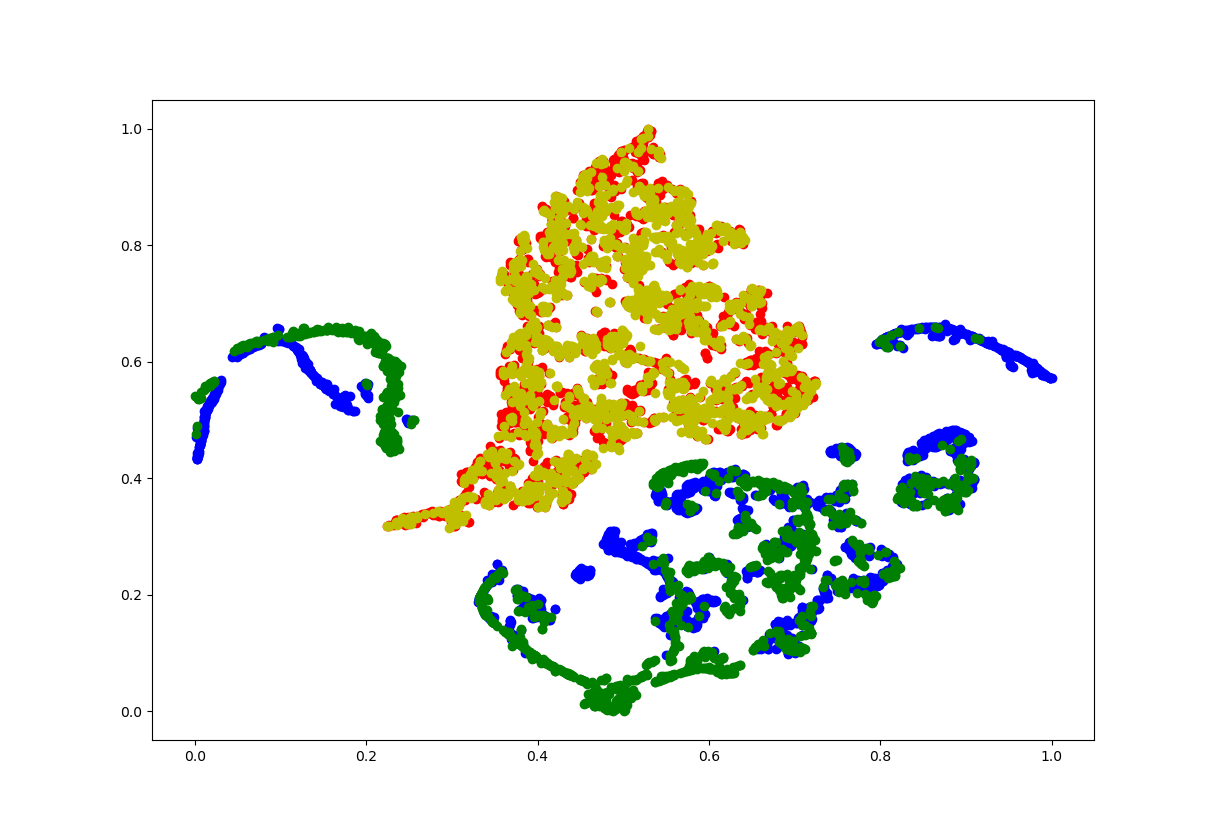

This figure's Python source:
from typing_extensions import final
import config
import torch
from torch.utils.data import Dataset, DataLoader
# from torchvision.models.resnet import resnet50
from resnet_tnse import resnet50
import torch.nn as nn
import tqdm
import numpy as np
import matplotlib
import matplotlib.pyplot as plt

from dataset_shift import test_loader_out, test_loader_in
from dataset import test_loader, test_loader_noise

import torchvision.models as models

import matplotlib.pyplot as plt
import matplotlib.image as Image
# from PIL import Image
import cv2
import math

from sklearn.manifold import TSNE

sequence_length = config.SEQ_LENGTH
past_trajectory = config.HISTORY
history_frames = past_trajectory*2 + 3
total_maneuvers = ["none", "straight", "right", "left"]

#set random seeds
np.random.seed(config.seed)
torch.manual_seed(config.seed)
torch.cuda.manual_seed(config.seed)
torch.cuda.manual_seed_all(config.seed)


def set_training_mode_for_dropout(net, training=True):
    """Set Dropout mode to train or eval."""

    for m in net.modules():
#        print(m.__class__.__name__)
        if m.__class__.__name__.startswith('Dropout'):
            if training==True:
                m.train()
            else:
                m.eval()
    return net        


# Model Creation
def build_model() -> torch.nn.Module:
    # load pre-trained Conv2D model
    # '''
    model = resnet50(pretrained=True, p=config.dropout_prob)

    # change input channels number to match the rasterizer's output
    if config.DATASET == "SHIFT":
        num_in_channels = 25
    else:
        num_in_channels = 3 + (2*past_trajectory)

    model.conv1 = nn.Conv2d(
        num_in_channels,
        model.conv1.out_channels,
        kernel_size=model.conv1.kernel_size,
        stride=model.conv1.stride,
        padding=model.conv1.padding,
        bias=False,
    )
    # change output size to (X, Y) * number of future states

    if config.future_prediction > 0:
        num_targets = 2 * config.future_prediction
    else:
        num_targets = 2 * (sequence_length - past_trajectory)

    model.fc = nn.Linear(in_features=2048, out_features=num_targets)

    return model

model = build_model().to(config.DEVICE)
# print(model)

if config.MULTIPLE_GPU:
    model = torch.nn.DataParallel(model, device_ids=[0,1]).cuda()
else:
    model = torch.nn.DataParallel(model, device_ids=[config.cuda_device]).cuda()

model.to(config.DEVICE)

# # load the model checkpoint
print('Loading checkpoint')
checkpoint = torch.load(f"{config.OUTPUT_PATH}/{config.BEST_EPOCH}")
# checkpoint = torch.load(config.model_path)
# checkpoint = torch.load("/home/neslihan/akash/datasets/lyft_10_30_9000_balanced/outputs_uncertainty_all/best_epoch_MSE_.pth")
# checkpoint = torch.load("/home/neslihan/akash/datasets/lyft_10_30_9000_balanced/outputs/best_epoch_MSE_.pth")

model_epoch = checkpoint['epoch']
# load model weights state_dict
model.load_state_dict(checkpoint['model_state_dict'])#, strict=False) # Error(s) in loading state_dict for ResNet: -> added strict-False
print('Loaded checkpoint at epoch', model_epoch)

print('run')

counter_1 = 0


features = None
model.eval()

with torch.no_grad():

    for i, data in enumerate(test_loader):

        if config.DATASET == "SHIFT":
            image, keypoints, availability = data['image'].to(config.DEVICE), torch.squeeze(data['keypoints'].to(config.DEVICE)), torch.squeeze(data['availability'].to(config.DEVICE))
        else:
            image, keypoints, availability, seq_id, image_agent, centroid_current, history_traj, history_traj_availability, maneuver_label = data['image'].to(config.DEVICE), torch.squeeze(data['keypoints'].to(config.DEVICE)), torch.squeeze(data['availability'].to(config.DEVICE)), torch.squeeze(data['seq_id'].to(config.DEVICE)), torch.squeeze(data['current_agent_i'].to(config.DEVICE)), torch.squeeze(data['centroid_current'].to(config.DEVICE)), torch.squeeze(data['history_traj'].to(config.DEVICE)), torch.squeeze(data['history_traj_availability'].to(config.DEVICE)), torch.squeeze(data['maneuver_label'].to(config.DEVICE))

        # model = set_training_mode_for_dropout(model, True)
        # outputs, _ = model.forward(image)
        outputs = model(image) #outputs=model(image).reshape(keypoints.shape)-->since we flattened the keypoints, no need for reshaping
        # outputs = torch.squeeze(model(image), 0) #outputs=model(image).reshape(keypoints.shape)-->since we flattened the keypoints, no need for reshaping
        # outputs = outputs.view(keypoints.shape[0], -1)

        current_features = outputs.detach().cpu().numpy()
        if features is not None:
            features = np.concatenate((features, current_features))
        else:
            features = current_features

        # counter_1 += 1
        # if counter_1 == 1000:
        #     break

counter_1 = 0

with torch.no_grad():

    for i, data in enumerate(test_loader_noise):

        image, keypoints, availability = data['image'].to(config.DEVICE), torch.squeeze(data['keypoints'].to(config.DEVICE)), torch.squeeze(data['availability'].to(config.DEVICE))

        # model = set_training_mode_for_dropout(model, True)
        # outputs, _ = model.forward(image)
        outputs = model(image) #outputs=model(image).reshape(keypoints.shape)-->since we flattened the keypoints, no need for reshaping
        # outputs = torch.squeeze(model(image), 0) #outputs=model(image).reshape(keypoints.shape)-->since we flattened the keypoints, no need for reshaping
        # outputs = outputs.view(keypoints.shape[0], -1)

        current_features = outputs.detach().cpu().numpy()
        if features is not None:
            features = np.concatenate((features, current_features))
        else:
            features = current_features

        # counter_1 += 1
        # if counter_1 == 1000:
        #     break

# scale and move the coordinates so they fit [0; 1] range
def scale_to_01_range(x):
    # compute the distribution range
    value_range = (np.max(x) - np.min(x))

    # move the distribution so that it starts from zero
    # by extracting the minimal value from all its values
    starts_from_zero = x - np.min(x)

    # make the distribution fit [0; 1] by dividing by its range
    return starts_from_zero / value_range

# tsne = TSNE(n_components=2).fit_transform(features)

# # extract x and y coordinates representing the positions of the images on T-SNE plot
# tx = tsne[:, 0]
# ty = tsne[:, 1]

# # scale and move the coordinates so they fit [0; 1] range
# tx = scale_to_01_range(tx)
# ty = scale_to_01_range(ty)

# initialize matplotlib plot
fig = plt.figure()
ax = fig.add_subplot(111)

# ax.scatter(tx, ty)

# # build a legend using the labels we set previously
# ax.legend(loc='best')

# # finally, show the plot
# plt.show()


####################################2nd model#########################################################################

model = build_model().to(config.DEVICE)
# print(model)

if config.MULTIPLE_GPU:
    model = torch.nn.DataParallel(model, device_ids=[0,1]).cuda()
else:
    model = torch.nn.DataParallel(model, device_ids=[config.cuda_device]).cuda()

model.to(config.DEVICE)

# # load the model checkpoint
print('Loading checkpoint')
checkpoint = torch.load("/home/akash/datasets/shift_10_25_9000/outputs_cnn_25_42/best_epoch_MSE_.pth")
# checkpoint = torch.load(config.model_path)
# checkpoint = torch.load("/home/neslihan/akash/datasets/lyft_10_30_9000_balanced/outputs_uncertainty_all/best_epoch_MSE_.pth")
# checkpoint = torch.load("/home/neslihan/akash/datasets/lyft_10_30_9000_balanced/outputs/best_epoch_MSE_.pth")

model_epoch = checkpoint['epoch']
# load model weights state_dict
model.load_state_dict(checkpoint['model_state_dict'])#, strict=False) # Error(s) in loading state_dict for ResNet: -> added strict-False
print('Loaded checkpoint at epoch', model_epoch)

print('run')

counter_1 = 0
# features = None
model.eval()

with torch.no_grad():

    for i, data in enumerate(test_loader_in):

        image, keypoints, availability = data['image'].to(config.DEVICE), torch.squeeze(data['keypoints'].to(config.DEVICE)), torch.squeeze(data['availability'].to(config.DEVICE))

        # model = set_training_mode_for_dropout(model, True)
        # outputs, _ = model.forward(image)
        outputs = model(image) #outputs=model(image).reshape(keypoints.shape)-->since we flattened the keypoints, no need for reshaping
        # outputs = torch.squeeze(model(image), 0) #outputs=model(image).reshape(keypoints.shape)-->since we flattened the keypoints, no need for reshaping
        # outputs = outputs.view(keypoints.shape[0], -1)

        current_features = outputs.detach().cpu().numpy()
        if features is not None:
            features = np.concatenate((features, current_features))
        else:
            features = current_features

        # counter_1 += 1
        # if counter_1 == 1000:
        #     break

# features_out = None
counter_1 = 0

with torch.no_grad():

    for i, data in enumerate(test_loader_out):

        image, keypoints, availability = data['image'].to(config.DEVICE), torch.squeeze(data['keypoints'].to(config.DEVICE)), torch.squeeze(data['availability'].to(config.DEVICE))

        # model = set_training_mode_for_dropout(model, True)
        # outputs, _ = model.forward(image)
        outputs = model(image) #outputs=model(image).reshape(keypoints.shape)-->since we flattened the keypoints, no need for reshaping
        # outputs = torch.squeeze(model(image), 0) #outputs=model(image).reshape(keypoints.shape)-->since we flattened the keypoints, no need for reshaping
        # outputs = outputs.view(keypoints.shape[0], -1)

        current_features = outputs.detach().cpu().numpy()
        if features is not None:
            features = np.concatenate((features, current_features))
        else:
            features = current_features

        # counter_1 += 1
        # if counter_1 == 1000:
        #     break



tsne = TSNE(n_components=2).fit_transform(features)

# extract x and y coordinates representing the positions of the images on T-SNE plot
tx = tsne[:, 0]
ty = tsne[:, 1]

# scale and move the coordinates so they fit [0; 1] range
tx = scale_to_01_range(tx)
ty = scale_to_01_range(ty)


current_tx = tx[0:1800]
current_ty = ty[0:1800]
ax.scatter(current_tx, current_ty, c='b')

current_tx = tx[1800:3600]
current_ty = ty[1800:3600]
ax.scatter(current_tx, current_ty, c='g')

current_tx = tx[3600:5400]
current_ty = ty[3600:5400]
ax.scatter(current_tx, current_ty, c='r')

current_tx = tx[5400:]
current_ty = ty[5400:]
ax.scatter(current_tx, current_ty, c='y')

plt.show()
fig.savefig("tnse_visualization.png")


